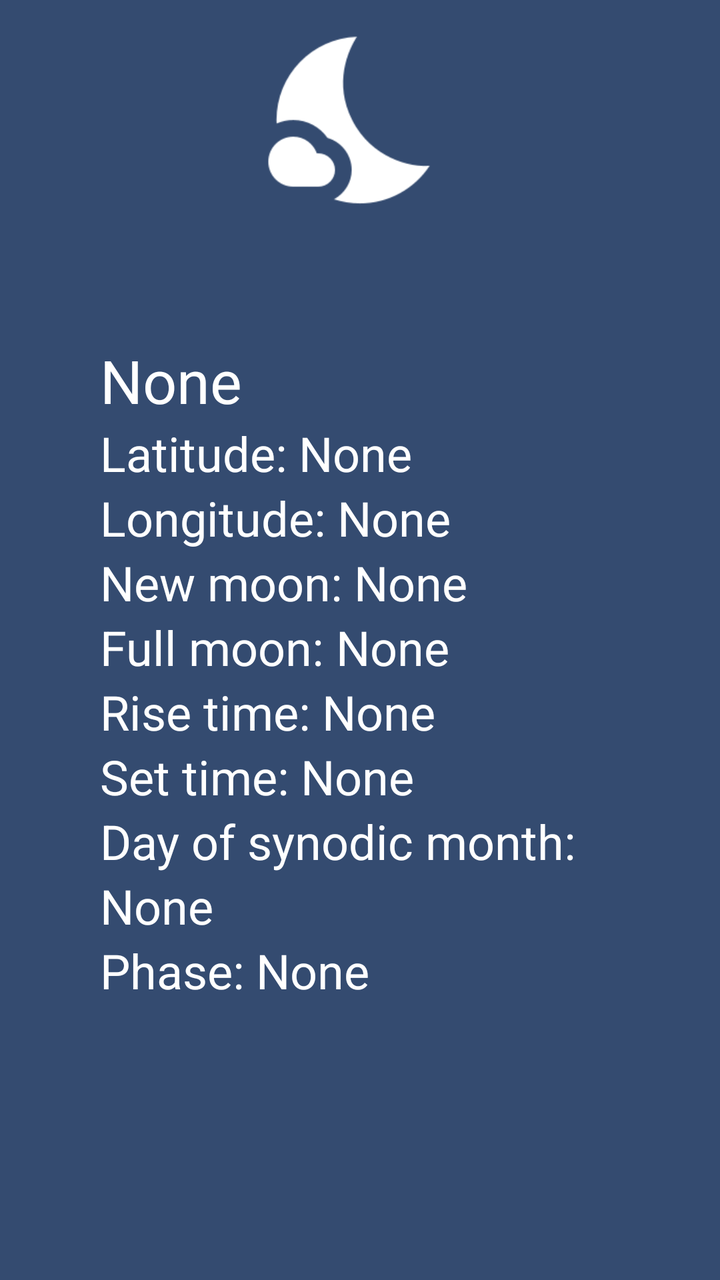
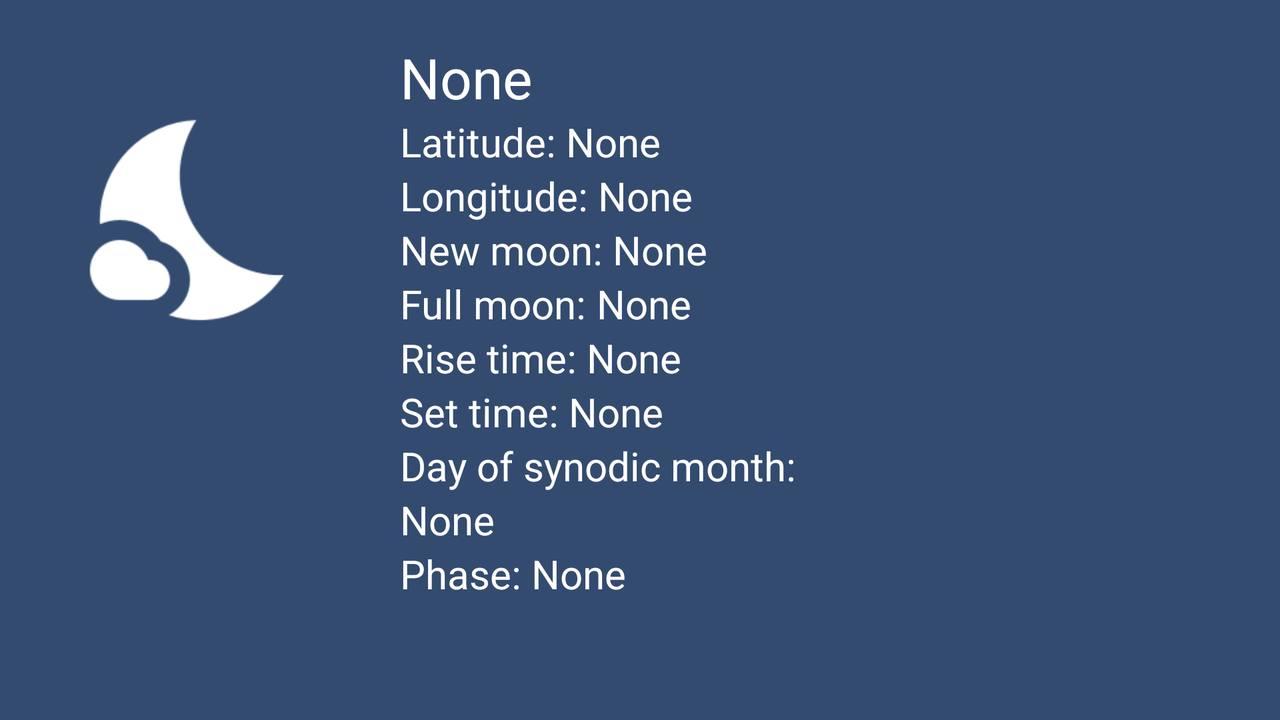

An Android layout and its configuration variant, each rendered on a device that would load it. The default file and the variant file are quoted in full after the pictures.
<!-- AndroidManifest.xml: application theme Theme.AstroWeatherFragments -->
<!-- res/layout/fragment_moon.xml -->
<?xml version="1.0" encoding="utf-8"?>
<LinearLayout xmlns:android="http://schemas.android.com/apk/res/android"
    xmlns:tools="http://schemas.android.com/tools"
    android:layout_width="match_parent"
    android:layout_height="match_parent"
    android:background="#344b70"
    android:orientation="vertical"
    tools:context=".MoonFragment">

    <ImageView
        android:id="@+id/imageView2"
        android:layout_width="match_parent"
        android:layout_height="100dp"
        android:layout_margin="10dp"
        android:contentDescription="@string/moon"
        android:src="@drawable/baseline_nights_stay_white_48" />


    <LinearLayout
        android:layout_width="match_parent"
        android:layout_height="match_parent"
        android:layout_margin="50dp"
        android:orientation="vertical">

        <LinearLayout
            android:layout_width="wrap_content"
            android:layout_height="wrap_content"
            android:orientation="horizontal">

            <TextView
                android:id="@+id/time_value"
                android:layout_width="0dp"
                android:layout_height="wrap_content"
                android:layout_weight="1"
                android:text="@string/none_label"
                android:textColor="@color/white"
                android:textSize="30sp" />
        </LinearLayout>

        <LinearLayout
            android:layout_width="wrap_content"
            android:layout_height="wrap_content"
            android:orientation="horizontal">

            <TextView
                android:layout_width="wrap_content"
                android:layout_height="wrap_content"
                android:text="@string/latitude"
                android:textColor="@color/white"
                android:textSize="24sp" />

            <TextView
                android:id="@+id/latitude_value"
                android:layout_width="0dp"
                android:layout_height="wrap_content"
                android:layout_weight="1"
                android:text="@string/none_label"
                android:textColor="@color/white"
                android:textSize="24sp" />
        </LinearLayout>

        <LinearLayout
            android:layout_width="wrap_content"
            android:layout_height="wrap_content"
            android:orientation="horizontal">

            <TextView
                android:layout_width="wrap_content"
                android:layout_height="wrap_content"
                android:text="@string/longitude"
                android:textColor="@color/white"
                android:textSize="24sp" />

            <TextView
                android:id="@+id/longitude_value"
                android:layout_width="0dp"
                android:layout_height="wrap_content"
                android:layout_weight="1"
                android:text="@string/none_label"
                android:textColor="@color/white"
                android:textSize="24sp" />
        </LinearLayout>

        <LinearLayout
            android:layout_width="wrap_content"
            android:layout_height="wrap_content"
            android:orientation="horizontal">

            <TextView
                android:layout_width="wrap_content"
                android:layout_height="wrap_content"
                android:text="@string/new_moon"
                android:textColor="@color/white"
                android:textSize="24sp" />

            <TextView
                android:id="@+id/new_moon_value"
                android:layout_width="0dp"
                android:layout_height="wrap_content"
                android:layout_weight="1"
                android:text="@string/none_label"
                android:textColor="@color/white"
                android:textSize="24sp" />
        </LinearLayout>

        <LinearLayout
            android:layout_width="wrap_content"
            android:layout_height="wrap_content"
            android:orientation="horizontal">

            <TextView
                android:layout_width="wrap_content"
                android:layout_height="wrap_content"
                android:text="@string/full_moon"
                android:textColor="@color/white"
                android:textSize="24sp" />

            <TextView
                android:id="@+id/full_moon_value"
                android:layout_width="0dp"
                android:layout_height="wrap_content"
                android:layout_weight="1"
                android:text="@string/none_label"
                android:textColor="@color/white"
                android:textSize="24sp" />
        </LinearLayout>

        <LinearLayout
            android:layout_width="wrap_content"
            android:layout_height="wrap_content"
            android:orientation="horizontal">

            <TextView
                android:layout_width="wrap_content"
                android:layout_height="wrap_content"
                android:text="@string/rise_time"
                android:textColor="@color/white"
                android:textSize="24sp" />

            <TextView
                android:id="@+id/rise_time_value"
                android:layout_width="0dp"
                android:layout_height="wrap_content"
                android:layout_weight="1"
                android:text="@string/none_label"
                android:textColor="@color/white"
                android:textSize="24sp" />
        </LinearLayout>

        <LinearLayout
            android:layout_width="wrap_content"
            android:layout_height="wrap_content"
            android:orientation="horizontal">

            <TextView
                android:layout_width="wrap_content"
                android:layout_height="wrap_content"
                android:text="@string/set_time"
                android:textColor="@android:color/white"
                android:textSize="24sp" />

            <TextView
                android:id="@+id/set_time_value"
                android:layout_width="0dp"
                android:layout_height="wrap_content"
                android:layout_weight="1"
                android:text="@string/none_label"
                android:textColor="@color/white"
                android:textSize="24sp" />
        </LinearLayout>

        <LinearLayout
            android:layout_width="wrap_content"
            android:layout_height="wrap_content"
            android:orientation="vertical">

            <TextView
                android:layout_width="wrap_content"
                android:layout_height="wrap_content"
                android:text="@string/synodic_day"
                android:textColor="@android:color/white"
                android:textSize="24sp" />

            <TextView
                android:id="@+id/synodic_day_value"
                android:layout_width="wrap_content"
                android:layout_height="wrap_content"
                android:layout_weight="1"
                android:text="@string/none_label"
                android:textColor="@color/white"
                android:textSize="24sp" />
        </LinearLayout>

        <LinearLayout
            android:layout_width="wrap_content"
            android:layout_height="wrap_content"
            android:orientation="horizontal">

            <TextView
                android:layout_width="wrap_content"
                android:layout_height="wrap_content"
                android:text="@string/phase"
                android:textColor="@android:color/white"
                android:textSize="24sp" />

            <TextView
                android:id="@+id/phase_value"
                android:layout_width="0dp"
                android:layout_height="wrap_content"
                android:layout_weight="1"
                android:text="@string/none_label"
                android:textColor="@color/white"
                android:textSize="24sp" />
        </LinearLayout>

    </LinearLayout>

</LinearLayout>
<!-- resources referenced by this layout -->
<resources>
  <!-- drawable baseline_nights_stay_white_48: png bitmap (drawable-xhdpi, 1011 bytes) -->
  <string name="full_moon">Full moon: </string>
  <string name="latitude">Latitude: </string>
  <string name="longitude">Longitude: </string>
  <string name="moon">Moon</string>
  <string name="new_moon">New moon: </string>
  <string name="none_label">None</string>
  <string name="phase">Phase: </string>
  <string name="rise_time">Rise time: </string>
  <string name="set_time">Set time: </string>
  <string name="synodic_day">Day of synodic month: </string>
  <style name="Theme.AstroWeatherFragments" parent="Theme.MaterialComponents.DayNight.DarkActionBar">
          
          <item name="colorPrimary">@color/purple_500</item>
          <item name="colorPrimaryVariant">@color/purple_700</item>
          <item name="colorOnPrimary">@color/white</item>
          
          <item name="colorSecondary">@color/teal_200</item>
          <item name="colorSecondaryVariant">@color/teal_700</item>
          <item name="colorOnSecondary">@color/black</item>
          
          <item name="android:statusBarColor" tools:targetApi="l">?attr/colorPrimaryVariant</item>
          
      </style>
</resources>
<!-- res/layout-land/fragment_moon.xml (the repository's variant of the layout above) -->
<!-- drawn on the phone turned sideways -->
<?xml version="1.0" encoding="utf-8"?>
<LinearLayout xmlns:android="http://schemas.android.com/apk/res/android"
    xmlns:tools="http://schemas.android.com/tools"
    android:layout_width="match_parent"
    android:layout_height="match_parent"
    android:background="#344b70"
    android:orientation="horizontal"
    tools:context=".MoonFragment">

    <ImageView
        android:id="@+id/imageView2"
        android:layout_width="120dp"
        android:layout_height="120dp"
        android:layout_marginTop="50dp"
        android:layout_marginStart="40dp"
        android:contentDescription="@string/moon"
        android:src="@drawable/baseline_nights_stay_white_48" />


    <LinearLayout
        android:layout_width="match_parent"
        android:layout_height="match_parent"
        android:layout_marginTop="20dp"
        android:layout_marginStart="40dp"
        android:orientation="vertical">

        <LinearLayout
            android:layout_width="wrap_content"
            android:layout_height="wrap_content"
            android:orientation="horizontal">

            <TextView
                android:id="@+id/time_value"
                android:layout_width="0dp"
                android:layout_height="wrap_content"
                android:layout_weight="1"
                android:text="@string/none_label"
                android:textColor="@color/white"
                android:textSize="28sp" />
        </LinearLayout>

        <LinearLayout
            android:layout_width="wrap_content"
            android:layout_height="wrap_content"
            android:orientation="horizontal">

            <TextView
                android:layout_width="wrap_content"
                android:layout_height="wrap_content"
                android:text="@string/latitude"
                android:textColor="@color/white"
                android:textSize="20sp" />

            <TextView
                android:id="@+id/latitude_value"
                android:layout_width="0dp"
                android:layout_height="wrap_content"
                android:layout_weight="1"
                android:text="@string/none_label"
                android:textColor="@color/white"
                android:textSize="20sp" />
        </LinearLayout>

        <LinearLayout
            android:layout_width="wrap_content"
            android:layout_height="wrap_content"
            android:orientation="horizontal">

            <TextView
                android:layout_width="wrap_content"
                android:layout_height="wrap_content"
                android:text="@string/longitude"
                android:textColor="@color/white"
                android:textSize="20sp" />

            <TextView
                android:id="@+id/longitude_value"
                android:layout_width="0dp"
                android:layout_height="wrap_content"
                android:layout_weight="1"
                android:text="@string/none_label"
                android:textColor="@color/white"
                android:textSize="20sp" />
        </LinearLayout>

        <LinearLayout
            android:layout_width="wrap_content"
            android:layout_height="wrap_content"
            android:orientation="horizontal">

            <TextView
                android:layout_width="wrap_content"
                android:layout_height="wrap_content"
                android:text="@string/new_moon"
                android:textColor="@color/white"
                android:textSize="20sp" />

            <TextView
                android:id="@+id/new_moon_value"
                android:layout_width="0dp"
                android:layout_height="wrap_content"
                android:layout_weight="1"
                android:text="@string/none_label"
                android:textColor="@color/white"
                android:textSize="20sp" />
        </LinearLayout>

        <LinearLayout
            android:layout_width="wrap_content"
            android:layout_height="wrap_content"
            android:orientation="horizontal">

            <TextView
                android:layout_width="wrap_content"
                android:layout_height="wrap_content"
                android:text="@string/full_moon"
                android:textColor="@color/white"
                android:textSize="20sp" />

            <TextView
                android:id="@+id/full_moon_value"
                android:layout_width="0dp"
                android:layout_height="wrap_content"
                android:layout_weight="1"
                android:text="@string/none_label"
                android:textColor="@color/white"
                android:textSize="20sp" />
        </LinearLayout>

        <LinearLayout
            android:layout_width="wrap_content"
            android:layout_height="wrap_content"
            android:orientation="horizontal">

            <TextView
                android:layout_width="wrap_content"
                android:layout_height="wrap_content"
                android:text="@string/rise_time"
                android:textColor="@color/white"
                android:textSize="20sp" />

            <TextView
                android:id="@+id/rise_time_value"
                android:layout_width="0dp"
                android:layout_height="wrap_content"
                android:layout_weight="1"
                android:text="@string/none_label"
                android:textColor="@color/white"
                android:textSize="20sp" />
        </LinearLayout>

        <LinearLayout
            android:layout_width="wrap_content"
            android:layout_height="wrap_content"
            android:orientation="horizontal">

            <TextView
                android:layout_width="wrap_content"
                android:layout_height="wrap_content"
                android:text="@string/set_time"
                android:textColor="@android:color/white"
                android:textSize="20sp" />

            <TextView
                android:id="@+id/set_time_value"
                android:layout_width="0dp"
                android:layout_height="wrap_content"
                android:layout_weight="1"
                android:text="@string/none_label"
                android:textColor="@color/white"
                android:textSize="20sp" />
        </LinearLayout>

        <LinearLayout
            android:layout_width="wrap_content"
            android:layout_height="wrap_content"
            android:orientation="vertical">

            <TextView
                android:layout_width="wrap_content"
                android:layout_height="wrap_content"
                android:text="@string/synodic_day"
                android:textColor="@android:color/white"
                android:textSize="20sp" />

            <TextView
                android:id="@+id/synodic_day_value"
                android:layout_width="wrap_content"
                android:layout_height="wrap_content"
                android:layout_weight="1"
                android:text="@string/none_label"
                android:textColor="@color/white"
                android:textSize="20sp" />
        </LinearLayout>

        <LinearLayout
            android:layout_width="wrap_content"
            android:layout_height="wrap_content"
            android:orientation="horizontal">

            <TextView
                android:layout_width="wrap_content"
                android:layout_height="wrap_content"
                android:text="@string/phase"
                android:textColor="@android:color/white"
                android:textSize="20sp" />

            <TextView
                android:id="@+id/phase_value"
                android:layout_width="0dp"
                android:layout_height="wrap_content"
                android:layout_weight="1"
                android:text="@string/none_label"
                android:textColor="@color/white"
                android:textSize="20sp" />
        </LinearLayout>

    </LinearLayout>

</LinearLayout>
